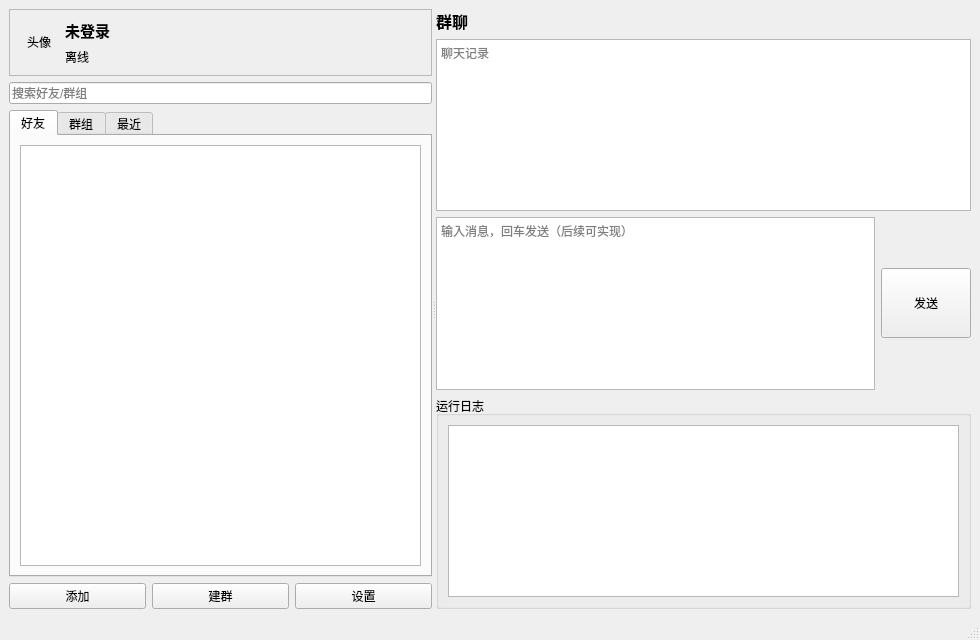
<?xml version="1.0" encoding="UTF-8"?>
<ui version="4.0">
 <class>MainWindow</class>
 <widget class="QMainWindow" name="MainWindow">
  <property name="geometry">
   <rect>
    <x>0</x>
    <y>0</y>
    <width>980</width>
    <height>640</height>
   </rect>
  </property>
  <property name="windowTitle">
   <string>MultipleChat</string>
  </property>
  <widget class="QWidget" name="centralwidget">
   <layout class="QHBoxLayout" name="horizontalLayout_root">
    <item>
     <widget class="QSplitter" name="splitterMain">
      <property name="orientation">
       <enum>Qt::Orientation::Horizontal</enum>
      </property>
      <widget class="QWidget" name="widgetSidebar">
       <property name="minimumSize">
        <size>
         <width>280</width>
         <height>0</height>
        </size>
       </property>
       <layout class="QVBoxLayout" name="verticalLayout_sidebar">
        <item>
         <widget class="QFrame" name="frameProfile">
          <property name="frameShape">
           <enum>QFrame::Shape::StyledPanel</enum>
          </property>
          <layout class="QHBoxLayout" name="horizontalLayout_profile">
           <item>
            <widget class="QLabel" name="lblAvatar">
             <property name="minimumSize">
              <size>
               <width>40</width>
               <height>40</height>
              </size>
             </property>
             <property name="maximumSize">
              <size>
               <width>40</width>
               <height>40</height>
              </size>
             </property>
             <property name="text">
              <string>头像</string>
             </property>
             <property name="alignment">
              <set>Qt::AlignmentFlag::AlignCenter</set>
             </property>
            </widget>
           </item>
           <item>
            <layout class="QVBoxLayout" name="verticalLayout_profileText">
             <item>
              <widget class="QLabel" name="lblNickname">
               <property name="font">
                <font>
                 <pointsize>11</pointsize>
                 <bold>true</bold>
                </font>
               </property>
               <property name="text">
                <string>未登录</string>
               </property>
              </widget>
             </item>
             <item>
              <widget class="QLabel" name="lblStatus">
               <property name="text">
                <string>离线</string>
               </property>
              </widget>
             </item>
            </layout>
           </item>
           <item>
            <spacer name="horizontalSpacer_profile">
             <property name="orientation">
              <enum>Qt::Orientation::Horizontal</enum>
             </property>
             <property name="sizeHint" stdset="0">
              <size>
               <width>40</width>
               <height>20</height>
              </size>
             </property>
            </spacer>
           </item>
          </layout>
         </widget>
        </item>
        <item>
         <widget class="QLineEdit" name="txtSearch">
          <property name="placeholderText">
           <string>搜索好友/群组</string>
          </property>
         </widget>
        </item>
        <item>
         <widget class="QTabWidget" name="tabNav">
          <property name="currentIndex">
           <number>0</number>
          </property>
          <widget class="QWidget" name="tabContacts">
           <attribute name="title">
            <string>好友</string>
           </attribute>
           <layout class="QVBoxLayout" name="verticalLayout_contacts">
            <item>
             <widget class="QTreeWidget" name="treeContacts">
              <property name="headerHidden">
               <bool>true</bool>
              </property>
              <column>
               <property name="text">
                <string notr="true">1</string>
               </property>
              </column>
             </widget>
            </item>
           </layout>
          </widget>
          <widget class="QWidget" name="tabGroups">
           <attribute name="title">
            <string>群组</string>
           </attribute>
           <layout class="QVBoxLayout" name="verticalLayout_groups">
            <item>
             <widget class="QListWidget" name="listGroups"/>
            </item>
           </layout>
          </widget>
          <widget class="QWidget" name="tabRecent">
           <attribute name="title">
            <string>最近</string>
           </attribute>
           <layout class="QVBoxLayout" name="verticalLayout_recent">
            <item>
             <widget class="QListWidget" name="listRecent"/>
            </item>
           </layout>
          </widget>
         </widget>
        </item>
        <item>
         <layout class="QHBoxLayout" name="horizontalLayout_sidebarButtons">
          <item>
           <widget class="QPushButton" name="btnAdd">
            <property name="text">
             <string>添加</string>
            </property>
           </widget>
          </item>
          <item>
           <widget class="QPushButton" name="btnCreateGroup">
            <property name="text">
             <string>建群</string>
            </property>
           </widget>
          </item>
          <item>
           <widget class="QPushButton" name="btnSettings">
            <property name="text">
             <string>设置</string>
            </property>
           </widget>
          </item>
         </layout>
        </item>
       </layout>
      </widget>
      <widget class="QWidget" name="widgetContent">
       <layout class="QVBoxLayout" name="verticalLayout_content">
        <item>
         <widget class="QLabel" name="lblConversationTitle">
          <property name="font">
           <font>
            <pointsize>12</pointsize>
            <bold>true</bold>
           </font>
          </property>
          <property name="text">
           <string>群聊</string>
          </property>
         </widget>
        </item>
        <item>
         <widget class="QTextBrowser" name="txtChatHistory">
          <property name="placeholderText">
           <string>聊天记录</string>
          </property>
         </widget>
        </item>
        <item>
         <layout class="QHBoxLayout" name="horizontalLayout_input">
          <item>
           <widget class="QTextEdit" name="txtMessageInput">
            <property name="minimumSize">
             <size>
              <width>0</width>
              <height>70</height>
             </size>
            </property>
            <property name="placeholderText">
             <string>输入消息，回车发送（后续可实现）</string>
            </property>
           </widget>
          </item>
          <item>
           <widget class="QPushButton" name="btnSend">
            <property name="minimumSize">
             <size>
              <width>90</width>
              <height>70</height>
             </size>
            </property>
            <property name="text">
             <string>发送</string>
            </property>
           </widget>
          </item>
         </layout>
        </item>
        <item>
         <widget class="QGroupBox" name="groupBoxLog">
          <property name="title">
           <string>运行日志</string>
          </property>
          <layout class="QVBoxLayout" name="verticalLayout_log">
           <item>
            <widget class="QTextBrowser" name="txtClientLog"/>
           </item>
          </layout>
         </widget>
        </item>
       </layout>
      </widget>
     </widget>
    </item>
   </layout>
  </widget>
  <widget class="QMenuBar" name="menubar">
   <property name="geometry">
    <rect>
     <x>0</x>
     <y>0</y>
     <width>980</width>
     <height>17</height>
    </rect>
   </property>
  </widget>
  <widget class="QStatusBar" name="statusbar"/>
 </widget>
 <resources/>
 <connections/>
</ui>
